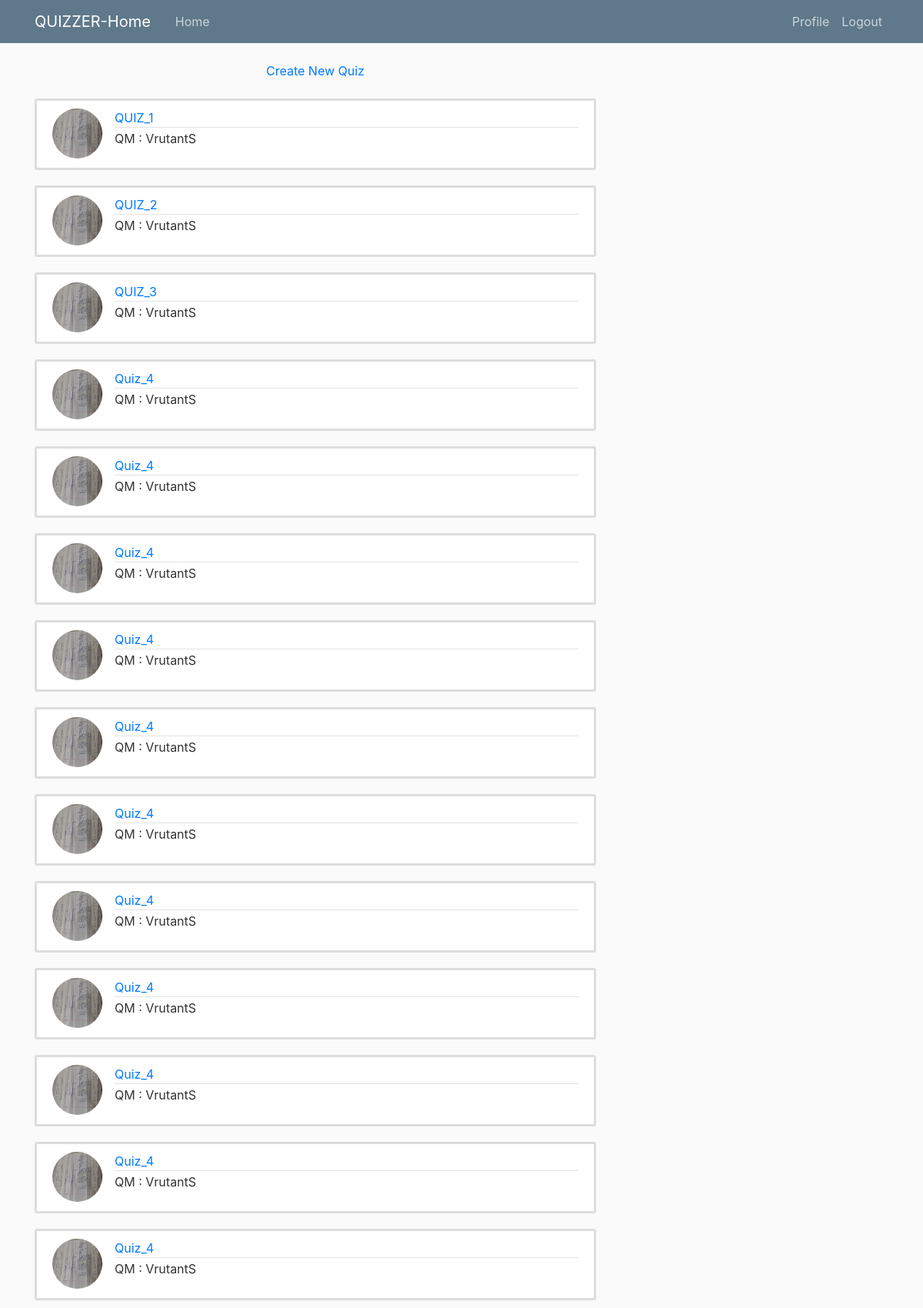
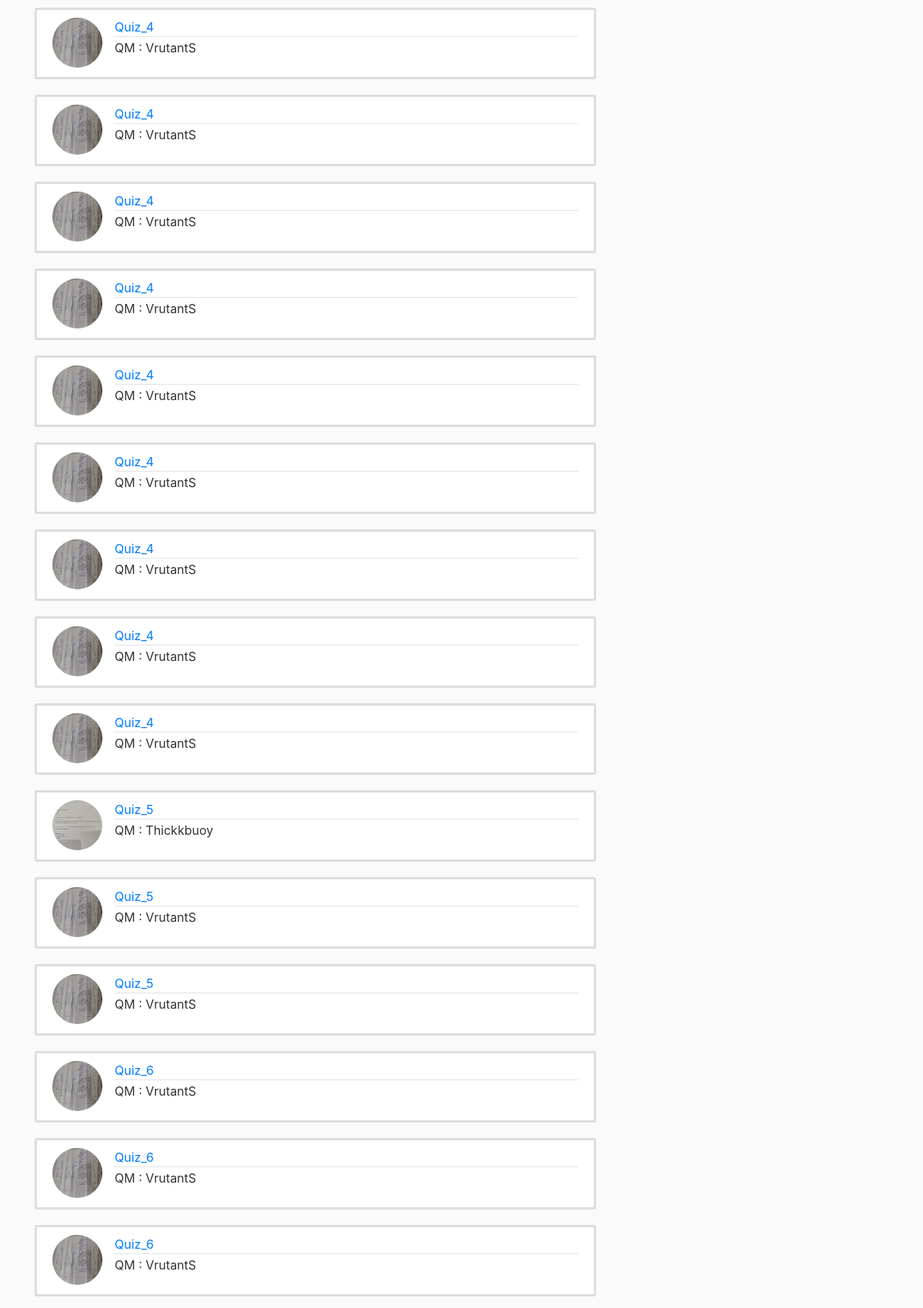
The app's page / (signed in, upper part) with its own data (2 pictures, top to bottom).
### quiz/models.py (models this page shows, shortened)
class Quiz(models.Model):
    title = models.CharField(max_length=200, default=None)
    author = models.ForeignKey(User, on_delete=models.CASCADE, default=False)

### users/models.py (models this page shows, shortened)
class profile(models.Model):
    user = models.OneToOneField(User, on_delete=models.CASCADE)
    image = models.ImageField(default='default.jpg', upload_to='profile_pics')
    user_type = [
        ('QT', 'Quiz_Taker'),
        ('QM', 'Quiz_Maker')
    ]

### quiz/views.py (the view)
# urls.py: path('', PostListView.as_view(), name='quiz-home'),
class PostListView(ListView):
    model = Quiz
    template_name = 'quiz/home.html'
    context_object_name = 'quizzes'

### quiz/templates/quiz/home.html (shortened to what this page needs)
{% extends "quiz/base.html" %}
{% block content %}
    {% if user.is_authenticated %}
        <center><a href="{% url 'new-quiz' %}"> Create New Quiz </a></center>
    {% endif %}
    <br>
    {% if user.is_authenticated %}
        {% for quiz in quizzes %}
            <article class="media content-section">
              <img class="rounded-circle article-img" src="{{ quiz.author.profile.image.url }}">
              <div class="media-body">
                <div class="article-metadata">
                  <a class="mr-2" href="{% url 'quiz-detail' quiz.id %}">{{ quiz.title }}</a>
                </div>
                <p>QM : {{ quiz.author }}</p>
              </div>
            </article>
        {% endfor %}
    {% endif %}
{% endblock content %}

### quiz/templates/quiz/base.html (shortened to what this page needs)
{% load static %}
<!DOCTYPE html>
<html>
<head>
    <link rel="stylesheet" href="https://cdn.jsdelivr.net/npm/bootstrap@4.0.0/dist/css/bootstrap.min.css">
    <link rel="stylesheet" type="text/css" href="{% static 'quiz/main.css' %}" >
</head>
<body>
    <header class="site-header">
      <nav class="navbar navbar-expand-md navbar-dark bg-steel fixed-top">
        <div class="container">
          <a class="navbar-brand mr-4" href="/">QUIZZER-Home</a>
          <div class="collapse navbar-collapse" id="navbarToggle">
            <div class="navbar-nav mr-auto">
              <a class="nav-item nav-link" href="{% url 'quiz-home' %}">Home</a>
            </div>
            <div class="navbar-nav">
              {% if user.is_authenticated %}
                <a class="nav-item nav-link" href="{% url 'profile' %}">Profile</a>
                <a class="nav-item nav-link" href="{% url 'logout' %}">Logout</a>
              {% else %}
                <a class="nav-item nav-link" href="{% url 'login' %}">Login</a>
                <a class="nav-item nav-link" href="{% url 'register' %}">Register</a>
              {% endif %}
            </div>
          </div>
        </div>
      </nav>
    </header>
    <main role="main" class="container">
      <div class="row">
        <div class="col-md-8">
            {% block content %}{% endblock %}
        </div>
      </div>
    </main>
</body>
</html>

### quiz/static/quiz/main.css (style rules this page uses)
body { background: #fafafa; color: #333333; margin-top: 5rem; }
.bg-steel { background-color: #5f788a; }
.site-header .navbar-nav .nav-link { color: #cbd5db; }
.content-section { background: #ffffff; padding: 10px 20px; border: 3px solid #dddddd; border-radius: 3px; margin-bottom: 20px; }
.article-img { height: 65px; width: 65px; margin-right: 16px; }
.article-metadata { padding-bottom: 0px; margin-bottom: 2px; border-bottom: 1px solid #e3e3e3 }

### records on screen
Quiz: author.profile.image (picture), title "QUIZ_1", author "VrutantS"
Quiz: author.profile.image (picture), title "QUIZ_2", author "VrutantS"
Quiz: author.profile.image (picture), title "QUIZ_3", author "VrutantS"
Quiz: author.profile.image (picture), title "Quiz_4", author "VrutantS"
Quiz: author.profile.image (picture), title "Quiz_4", author "VrutantS"
Quiz: author.profile.image (picture), title "Quiz_4", author "VrutantS"
Quiz: author.profile.image (picture), title "Quiz_4", author "VrutantS"
Quiz: author.profile.image (picture), title "Quiz_4", author "VrutantS"
Quiz: author.profile.image (picture), title "Quiz_4", author "VrutantS"
Quiz: author.profile.image (picture), title "Quiz_4", author "VrutantS"
Quiz: author.profile.image (picture), title "Quiz_4", author "VrutantS"
Quiz: author.profile.image (picture), title "Quiz_4", author "VrutantS"
Quiz: author.profile.image (picture), title "Quiz_4", author "VrutantS"
Quiz: author.profile.image (picture), title "Quiz_4", author "VrutantS"
Quiz: author.profile.image (picture), title "Quiz_4", author "VrutantS"
Quiz: author.profile.image (picture), title "Quiz_4", author "VrutantS"
Quiz: author.profile.image (picture), title "Quiz_4", author "VrutantS"
Quiz: author.profile.image (picture), title "Quiz_4", author "VrutantS"
Quiz: author.profile.image (picture), title "Quiz_4", author "VrutantS"
Quiz: author.profile.image (picture), title "Quiz_4", author "VrutantS"
Quiz: author.profile.image (picture), title "Quiz_4", author "VrutantS"
Quiz: author.profile.image (picture), title "Quiz_4", author "VrutantS"
Quiz: author.profile.image (picture), title "Quiz_4", author "VrutantS"
Quiz: author.profile.image (placeholder picture), title "Quiz_5", author "Thickkbuoy"
Quiz: author.profile.image (picture), title "Quiz_5", author "VrutantS"
Quiz: author.profile.image (picture), title "Quiz_5", author "VrutantS"
Quiz: author.profile.image (picture), title "Quiz_6", author "VrutantS"
Quiz: author.profile.image (picture), title "Quiz_6", author "VrutantS"
Quiz: author.profile.image (picture), title "Quiz_6", author "VrutantS"
